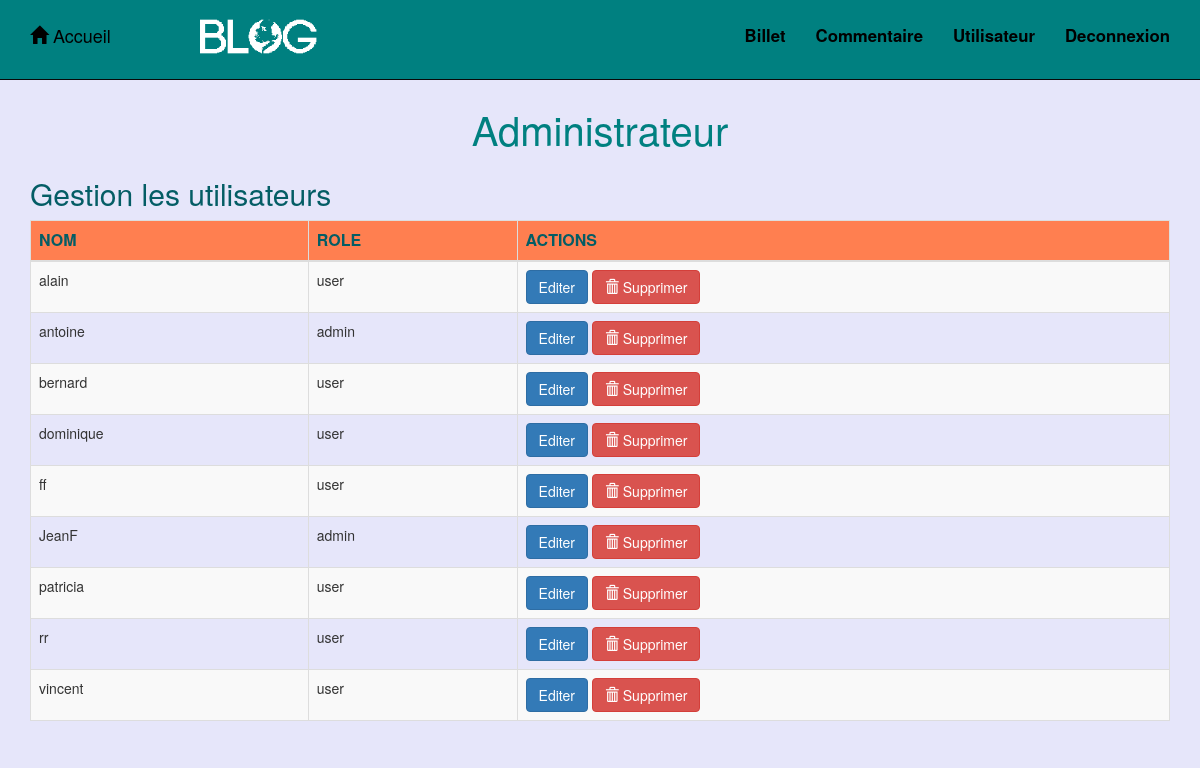
/index.php?p=admin.users.index (signed in), run on the app's committed database.
### tables this page shows
CREATE TABLE IF NOT EXISTS `t_user` (
  `id` int(11) NOT NULL AUTO_INCREMENT,
  `name` varchar(50) NOT NULL,
  `password` varchar(88) NOT NULL,
  `salt` varchar(23) DEFAULT NULL,
  `role` varchar(50) NOT NULL,
  `isLocked` tinyint(1) DEFAULT '0',
  PRIMARY KEY (`id`)
);

### core/Controller/Controller.php (called while the page is built, shortened)
<?php
class Controller{
    protected $viewPath;
    protected function render($view, $variables = []) {
        extract($variables);
        require($this->viewPath . str_replace('.', '/', $view) . '.php');
    }
}

### app/Controller/Admin/UsersController.php (called while the page is built, shortened)
<?php
class UsersController extends AppController{
    public function index() {
        $users = $this->user->all('name');
        $this->render('admin.Users.index', compact('users', 'title'));
    }
}

### core/Table/Table.php (called while the page is built, shortened)
<?php
class Table
{
    protected $table;
    protected $db;
    public function __construct(Database $db)
    {
        $this->db = $db;
    }
    public function all($sortBy = 'id'){
        return $this->query('SELECT * FROM ' . $this->table . ' ORDER BY ' . $sortBy);
    }
    public function query($statement, $attributes = null, $one = false){
        if($attributes){
            return $this->db->prepare(
                $statement,
                $attributes,
                str_replace('Table', 'Entity', get_class($this)),
                $one
            );
        } else {
            return $this->db->query(
                $statement,
                str_replace('Table', 'Entity', get_class($this)),
                $one
            );
        }
    }
}

### core/Database/MysqlDatabase.php (called while the page is built, shortened)
<?php
class MysqlDatabase extends Database {
    private $db_name;
    private $db_user;
    private $db_pass;
    private $db_host;
    private $pdo;
    public function __construct($db_name, $db_user = 'root', $db_pass = '', $db_host = 'localhost'){
        $this->db_name = $db_name;
        $this->db_user = $db_user;
        $this->db_pass = $db_pass;
        $this->db_host = $db_host;
    }
    private function getPDO(){
        if($this->pdo === null) {
            try {
                $pdo = new PDO('mysql:dbname=' . $this->db_name . ';host=' . $this->db_host .';charset=utf8',
                    $this->db_user, $this->db_pass);
            } catch (PDOException $e) {
                \App::error('La connexion à la base de donnée a échouée : ' .$e->getMessage());
               die();
            }
            $pdo->setAttribute(PDO::ATTR_ERRMODE, PDO::ERRMODE_EXCEPTION);
            $this->pdo = $pdo;
        }
        return $this->pdo;
    }
    public function query($statement, $class_name = null, $one = false){
        $req = $this->getPDO()->query($statement);
        if($class_name === null){
            $req->setFetchMode(PDO::FETCH_OBJ);
        } else {
            $req->setFetchMode(PDO::FETCH_CLASS, $class_name);
        }
        if($one) {
            $data = $req->fetch();
        } else {
            $data = $req->fetchAll();
        }
        return $data;
    }
}

### app/Autoloader.php (called while the page is built, shortened)
<?php
class Autoloader{
    static function autoload($class){
        if (strpos($class, __NAMESPACE__ . '\\') === 0){
            $class = str_replace(__NAMESPACE__ . '\\', '', $class);
            $class = str_replace('\\', '/', $class);
        }
    }
}

### core/Autoloader.php (called while the page is built, shortened)
<?php
class Autoloader{
    static function autoload($class){
        if (strpos($class, __NAMESPACE__ . '\\') === 0){
            $class = str_replace(__NAMESPACE__ . '\\', '', $class);
            $class = str_replace('\\', '/', $class);
        }
    }
}

### app/Views/Admin/Users/index.php (the view, shortened to what this page needs)
<h2 class="color-blue" >Gestion les utilisateurs</h2>
<table class="table table-bordered table-striped">
    <thead class="head-table color-blue">
    <tr>
        <td>NOM</td>
        <td>ROLE</td>
        <td>ACTIONS</td>
    </tr>
    </thead>
    <tbody>
    <?php foreach($users as $user): ?>
        <tr>
            <td><?= htmlspecialchars($user->name); ?></td>
            <td><?= htmlspecialchars($user->role); ?></td>
            <td>
                <a class="btn btn-primary" href="?p=admin.users.edit&id=<?= $user->id; ?>">
                   Editer
                </a>
                <form action="?p=admin.users.delete" onsubmit="return deleteConfirm();" method="post" style="display: inline;">
                    <button type="submit" class="btn btn-danger">
                        <span class="glyphicon glyphicon-trash"></span> Supprimer
                    </button>
                </form>
            </td>
        </tr>
    <?php endforeach; ?>
    </tbody>
</table>

### web/css/style.css (style rules this page uses)
body { background-repeat: no-repeat; background-attachment: fixed; background-position: center; font-family: Georgia, Arial, Verdana, sans-serif; font-size: 25px; background-color: #C3C5C5; padding-top: 54px; }
a:link, a:visited, a:hover, a:active { text-decoration: none; outline: none; }
.head-table { background-color: #FF7F50; }
thead { font-weight: bold; }
tbody tr { -webkit-transition: background-color 0.5s ease-out; -moz-transition: background-color 0.5s ease-out; -o-transition: background-color 0.5s ease-out; transition: background-color 0.5s ease-out; }

### web/css/alaska.css (style rules this page uses)
body { padding-top: 70px; background-color: #E6E6FA; }
.color-blue { color: #045d65; }
.head-table { font-size: medium; font-weight: bold; }
.head-table { background-color: #FF7F50; }

### data on the page
t_user: name "alain", role "user"
t_user: name "antoine", role "admin"
t_user: name "bernard", role "user"
t_user: name "dominique", role "user"
t_user: name "ff", role "user"
t_user: name "JeanF", role "admin"
t_user: name "patricia", role "user"
t_user: name "rr", role "user"
t_user: name "vincent", role "user"

### other printed values
$title "Administrateur"
